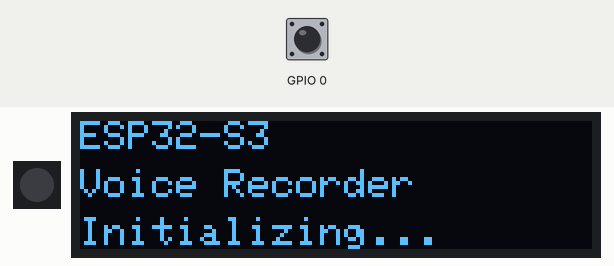
Simulated run of this sketch. Board: ESP32-S3. On the bench: 1 RGB LEDs in strip order, left to right, 128×32 one-colour display. The inputs (shaded band) are chosen by the test bench; at power-on: GPIO 0 HIGH. Dim RGB values are drawn brighter than linear; I2S audio is not simulated (input reads silence); what the sketch prints to the serial monitor is not drawn.

Above: at 1.1 s.
At 4.1 s:
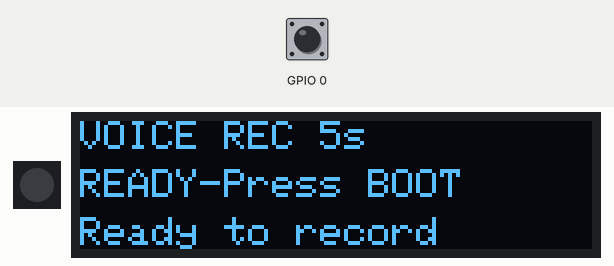
4.2 s: GPIO 0 pulled LOW for 0.15 s
At 6.2 s:
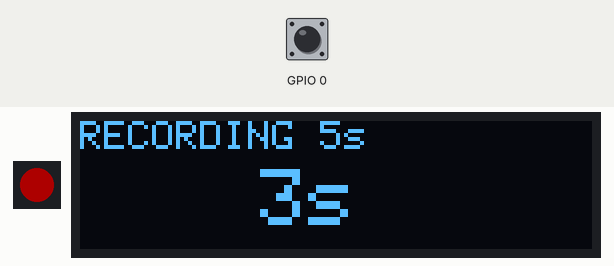
At 15.7 s:
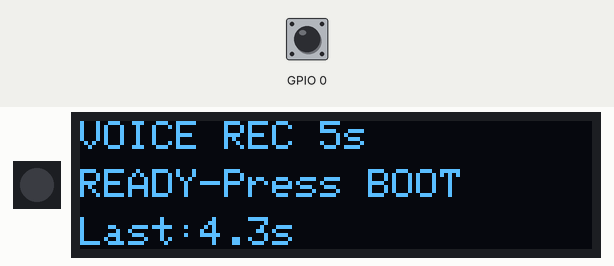
Timing chart, 0 to 17.2 s (numbered marks = the images above; inputs shaded):
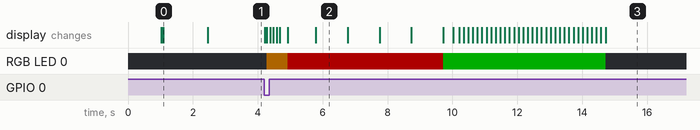

The sketch:

06-ESP32-S3-VoiceMonitoring-display0.91.ino
```cpp
/*
 * ESP32-S3 Voice Recorder - 5 Second Record & Play
 * WITH WS2812B LED INDICATOR
 * Modified for OLED I2C 0.91" 128x32
 *
 * FEATURES:
 * - 500ms delay setelah button press (skip button click sound)
 * - Display no flicker (selective update)
 * - 5 second recording time
 * - WS2812B LED: RED (recording), GREEN (playing), OFF (idle)
 *
 * OLED Connection (I2C):
 * - SDA: GPIO 41
 * - SCL: GPIO 42
 * - Address: 0x3C
 */

#include <Arduino.h>
#include <Wire.h>
#include <Adafruit_GFX.h>
#include <Adafruit_SSD1306.h>
#include <Adafruit_NeoPixel.h>
#include <driver/i2s.h>

// ========== OLED SETTINGS ==========
#define SCREEN_WIDTH 128
#define SCREEN_HEIGHT 32
#define OLED_RESET -1
#define OLED_ADDRESS 0x3C
#define OLED_SDA 41
#define OLED_SCL 42

// ========== AUDIO PINS ==========
#define SPEAKER_DOUT  7
#define SPEAKER_BCLK  15
#define SPEAKER_LRC   16

#define MIC_WS        4
#define MIC_SCK       5
#define MIC_SD        6

// ========== WS2812B LED ==========
#define LED_PIN       48
#define LED_COUNT     1

// ========== AUDIO SETTINGS ==========
#define SAMPLE_RATE   16000
#define RECORD_TIME   5         // 5 seconds
#define BUFFER_SIZE   512
#define BUTTON_DELAY  500       // 500ms delay to skip button click sound

// Calculate total samples for 5 seconds
#define TOTAL_SAMPLES (SAMPLE_RATE * RECORD_TIME)

// ========== I2S PORTS ==========
#define I2S_SPEAKER   I2S_NUM_0
#define I2S_MIC       I2S_NUM_1

// ========== OBJECTS ==========
TwoWire myWire = TwoWire(0);
Adafruit_SSD1306 display(SCREEN_WIDTH, SCREEN_HEIGHT, &myWire, OLED_RESET);
Adafruit_NeoPixel strip(LED_COUNT, LED_PIN, NEO_GRB + NEO_KHZ800);

// ========== BUFFERS ==========
int32_t mic_buffer[BUFFER_SIZE];
int16_t speaker_buffer[BUFFER_SIZE * 2]; // stereo

// Recording buffer - 5 seconds at 16kHz = 80000 samples
int16_t* recording_buffer = NULL;
int recorded_samples = 0;

// ========== STATE ==========
enum State {
  IDLE,
  WAITING,    // NEW: Wait 500ms after button press
  RECORDING,
  PLAYING
};

State current_state = IDLE;
State last_state = IDLE;
bool boot_pressed = false;
uint32_t state_start_time = 0;
int playback_position = 0;

// Display update tracking
float last_countdown = -1;
int last_progress = -1;

// ========== LED FUNCTIONS ==========
void setLED(uint8_t r, uint8_t g, uint8_t b) {
  strip.setPixelColor(0, strip.Color(r, g, b));
  strip.show();
}

void ledOff() {
  setLED(0, 0, 0);
}

void ledRed() {
  setLED(255, 0, 0);
}

void ledGreen() {
  setLED(0, 255, 0);
}

void ledYellow() {
  setLED(255, 150, 0);
}

// ========== OLED FUNCTIONS ==========
void initOLED() {
  // Inisialisasi I2C dengan pin khusus
  myWire.begin(OLED_SDA, OLED_SCL);

  if(!display.begin(SSD1306_SWITCHCAPVCC, OLED_ADDRESS)) {
    Serial.println(F("SSD1306 allocation failed"));
    for(;;); // Don't proceed, loop forever
  }

  display.clearDisplay();
  display.setTextColor(SSD1306_WHITE);
  display.setTextWrap(false);
  display.display();
}

void drawIdleScreen() {
  // Only draw once when entering IDLE state
  display.clearDisplay();

  display.setTextSize(1);
  display.setCursor(0, 0);
  display.print("VOICE REC 5s");

  display.setCursor(0, 12);
  display.print("READY-Press BOOT");

  if (recorded_samples > 0) {
    display.setCursor(0, 24);
    display.print("Last:");
    display.print(recorded_samples / (float)SAMPLE_RATE, 1);
    display.print("s");
  } else {
    display.setCursor(0, 24);
    display.print("Ready to record");
  }

  display.display();
}

void drawWaitingScreen() {
  display.clearDisplay();

  display.setTextSize(2);
  display.setCursor(10, 8);
  display.print("READY..");

  display.display();
}

void updateWaitingCountdown() {
  uint32_t elapsed = millis() - state_start_time;
  float remaining = (BUTTON_DELAY - elapsed) / 1000.0;

  if (remaining < 0) remaining = 0;

  // Only update if changed
  if (abs(remaining - last_countdown) > 0.05) {
    display.clearDisplay();

    display.setTextSize(1);
    display.setCursor(0, 0);
    display.print("GET READY...");

    display.setTextSize(2);
    display.setCursor(50, 12);
    display.print(remaining, 1);

    display.display();
    last_countdown = remaining;
  }
}

void drawRecordingScreen() {
  display.clearDisplay();

  display.setTextSize(1);
  display.setCursor(0, 0);
  display.print("RECORDING 5s");

  display.display();

  last_countdown = -1;  // Reset for fresh update
  last_progress = -1;
}

void updateRecordingProgress() {
  uint32_t elapsed = millis() - state_start_time;
  float remaining = RECORD_TIME - (elapsed / 1000.0);
  if (remaining < 0) remaining = 0;

  // Update countdown only if changed
  if (abs(remaining - last_countdown) > 0.1) {
    display.clearDisplay();

    display.setTextSize(1);
    display.setCursor(0, 0);
    display.print("RECORDING 5s");

    display.setTextSize(2);
    display.setCursor(45, 12);
    display.print((int)remaining);
    display.print("s");

    display.display();
    last_countdown = remaining;
  }
}

void drawPlayingScreen() {
  display.clearDisplay();

  display.setTextSize(1);
  display.setCursor(0, 0);
  display.print("PLAYING ");
  display.print(recorded_samples / (float)SAMPLE_RATE, 1);
  display.print("s");

  display.display();

  last_progress = -1;  // Reset
}

void updatePlayingProgress() {
  float progress_pct = (playback_position * 100.0) / recorded_samples;

  static int last_pct = -1;
  if (abs(progress_pct - last_pct) > 2) {
    display.clearDisplay();

    // Title
    display.setTextSize(1);
    display.setCursor(0, 0);
    display.print("PLAYING ");
    display.print(recorded_samples / (float)SAMPLE_RATE, 1);
    display.print("s");

    // Progress percentage
    display.setTextSize(2);
    display.setCursor(35, 10);
    display.print((int)progress_pct);
    display.print("%");

    // Progress bar
    int barWidth = (int)(progress_pct * 1.28); // 128 pixels max
    display.fillRect(0, 28, barWidth, 4, SSD1306_WHITE);
    display.drawRect(0, 28, 128, 4, SSD1306_WHITE);

    display.display();
    last_pct = progress_pct;
  }
}

// ========== AUDIO FUNCTIONS ==========
void initSpeaker() {
  i2s_config_t speaker_config = {
    .mode = (i2s_mode_t)(I2S_MODE_MASTER | I2S_MODE_TX),
    .sample_rate = SAMPLE_RATE,
    .bits_per_sample = I2S_BITS_PER_SAMPLE_16BIT,
    .channel_format = I2S_CHANNEL_FMT_RIGHT_LEFT,
    .communication_format = I2S_COMM_FORMAT_STAND_I2S,
    .intr_alloc_flags = ESP_INTR_FLAG_LEVEL1,
    .dma_buf_count = 8,
    .dma_buf_len = 512,
    .use_apll = false,
    .tx_desc_auto_clear = true,
    .fixed_mclk = 0
  };

  i2s_pin_config_t speaker_pins = {
    .bck_io_num = SPEAKER_BCLK,
    .ws_io_num = SPEAKER_LRC,
    .data_out_num = SPEAKER_DOUT,
    .data_in_num = I2S_PIN_NO_CHANGE
  };

  i2s_driver_install(I2S_SPEAKER, &speaker_config, 0, NULL);
  i2s_set_pin(I2S_SPEAKER, &speaker_pins);
}

void initMicrophone() {
  i2s_config_t mic_config = {
    .mode = (i2s_mode_t)(I2S_MODE_MASTER | I2S_MODE_RX),
    .sample_rate = SAMPLE_RATE,
    .bits_per_sample = I2S_BITS_PER_SAMPLE_32BIT,
    .channel_format = I2S_CHANNEL_FMT_ONLY_LEFT,
    .communication_format = I2S_COMM_FORMAT_STAND_I2S,
    .intr_alloc_flags = ESP_INTR_FLAG_LEVEL1,
    .dma_buf_count = 8,
    .dma_buf_len = 512,
    .use_apll = false,
    .tx_desc_auto_clear = false,
    .fixed_mclk = 0
  };

  i2s_pin_config_t mic_pins = {
    .bck_io_num = MIC_SCK,
    .ws_io_num = MIC_WS,
    .data_out_num = I2S_PIN_NO_CHANGE,
    .data_in_num = MIC_SD
  };

  i2s_driver_install(I2S_MIC, &mic_config, 0, NULL);
  i2s_set_pin(I2S_MIC, &mic_pins);
  i2s_zero_dma_buffer(I2S_MIC);

  // Flush garbage
  for (int i = 0; i < 10; i++) {
    size_t bytes_read;
    i2s_read(I2S_MIC, mic_buffer, sizeof(mic_buffer), &bytes_read, 100);
  }
}

// ========== RECORDING FUNCTIONS ==========
void startWaiting() {
  Serial.println("\n⏳ WAITING (skip button click)...");
  current_state = WAITING;
  state_start_time = millis();
  drawWaitingScreen();
  ledYellow();  // Yellow LED saat waiting
}

void startRecording() {
  Serial.println("\n🔴 RECORDING START");

  current_state = RECORDING;
  recorded_samples = 0;
  state_start_time = millis();

  // Allocate buffer if not already allocated
  if (recording_buffer == NULL) {
    recording_buffer = (int16_t*)malloc(TOTAL_SAMPLES * sizeof(int16_t));
    if (recording_buffer == NULL) {
      Serial.println("❌ Failed to allocate recording buffer!");
      current_state = IDLE;
      drawIdleScreen();
      ledOff();
      return;
    }
  }

  // Clear buffer
  memset(recording_buffer, 0, TOTAL_SAMPLES * sizeof(int16_t));

  // Flush mic buffer to remove any residual button click
  for (int i = 0; i < 5; i++) {
    size_t bytes_read;
    i2s_read(I2S_MIC, mic_buffer, sizeof(mic_buffer), &bytes_read, 100);
  }

  Serial.printf("Recording %d samples (5 seconds)...\n", TOTAL_SAMPLES);
  drawRecordingScreen();
  ledRed();  // RED LED saat recording
}

void recordAudio() {
  size_t bytes_read;
  i2s_read(I2S_MIC, mic_buffer, sizeof(mic_buffer), &bytes_read, portMAX_DELAY);

  if (bytes_read == 0) return;

  int samples = bytes_read / sizeof(int32_t);

  for (int i = 0; i < samples && recorded_samples < TOTAL_SAMPLES; i++) {
    // Convert 32-bit to 16-bit
    int16_t sample = (int16_t)(mic_buffer[i] >> 14);

    // Apply gain (2x amplification)
    sample = sample * 2;

    // Limiter
    if (sample > 16000) sample = 16000;
    if (sample < -16000) sample = -16000;

    recording_buffer[recorded_samples++] = sample;
  }

  // Check if recording complete
  if (recorded_samples >= TOTAL_SAMPLES || (millis() - state_start_time) >= (RECORD_TIME * 1000)) {
    Serial.printf("✅ Recording complete! Captured %d samples\n", recorded_samples);
    current_state = PLAYING;
    playback_position = 0;
    drawPlayingScreen();
    ledGreen();  // GREEN LED saat playing
    delay(300); // Short pause before playback
  }
}

void playbackAudio() {
  if (playback_position >= recorded_samples) {
    // Playback complete
    Serial.println("✅ Playback complete!\n");
    current_state = IDLE;
    playback_position = 0;
    drawIdleScreen();
    ledOff();  // LED OFF saat idle
    return;
  }

  // Prepare buffer for playback
  int samples_to_play = min(BUFFER_SIZE, recorded_samples - playback_position);

  for (int i = 0; i < samples_to_play; i++) {
    int16_t sample = recording_buffer[playback_position + i];
    speaker_buffer[i * 2] = sample;      // Left
    speaker_buffer[i * 2 + 1] = sample;  // Right
  }

  size_t bytes_written;
  i2s_write(I2S_SPEAKER, speaker_buffer, samples_to_play * 4, &bytes_written, portMAX_DELAY);

  playback_position += samples_to_play;
}

// ========== SETUP ==========
void setup() {
  Serial.begin(115200);
  delay(1000);

  Serial.println("\n╔═══════════════════════════════════════════╗");
  Serial.println("║   ESP32-S3 Voice Recorder (5 seconds)     ║");
  Serial.println("║   OLED I2C 0.91\" 128x32 Version          ║");
  Serial.println("╚═══════════════════════════════════════════╝\n");

  // Initialize WS2812B LED
  Serial.print("Initializing WS2812B LED... ");
  strip.begin();
  strip.setBrightness(50);  // Set brightness (0-255)
  ledOff();
  Serial.println("OK!");

  // Initialize OLED
  Serial.print("Initializing OLED I2C... ");
  initOLED();
  Serial.println("OK!");

  // Show initialization screen
  display.clearDisplay();
  display.setTextSize(1);
  display.setCursor(0, 0);
  display.print("ESP32-S3");
  display.setCursor(0, 12);
  display.print("Voice Recorder");
  display.setCursor(0, 24);
  display.print("Initializing...");
  display.display();
  delay(1000);

  // Initialize audio
  Serial.print("Initializing Speaker... ");
  initSpeaker();
  Serial.println("OK!");

  Serial.print("Initializing Microphone... ");
  initMicrophone();
  Serial.println("OK!");

  // Setup BOOT button
  pinMode(0, INPUT_PULLUP);

  Serial.println("\n╔═══════════════════════════════════════════╗");
  Serial.println("║  READY!                                   ║");
  Serial.println("║  Press BOOT button to record 5 seconds    ║");
  Serial.println("║  LED: RED=Recording, GREEN=Playing        ║");
  Serial.println("╚═══════════════════════════════════════════╝\n");

  drawIdleScreen();
  ledOff();  // Start with LED OFF
  delay(500);
}

// ========== LOOP ==========
void loop() {
  static uint32_t last_display_update = 0;

  // Check BOOT button (only when idle)
  if (current_state == IDLE) {
    if (digitalRead(0) == LOW && !boot_pressed) {
      boot_pressed = true;
      startWaiting();
    } else if (digitalRead(0) == HIGH) {
      boot_pressed = false;
    }
  }

  // State machine
  switch(current_state) {
    case IDLE:
      // Do nothing, wait for button press
      break;

    case WAITING:
      // Wait for button delay to expire
      if (millis() - state_start_time >= BUTTON_DELAY) {
        startRecording();
      } else {
        updateWaitingCountdown();
      }
      break;

    case RECORDING:
      recordAudio();
      updateRecordingProgress();
      break;

    case PLAYING:
      playbackAudio();
      if (millis() - last_display_update > 100) {
        updatePlayingProgress();
        last_display_update = millis();
      }
      break;
  }

  // Track state changes
  last_state = current_state;
}
```

Measured:
- after the input at 4.2 s, RGB LED 0: off → RGB(50, 29, 0) after 0.08 s, → RGB(50, 0, 0) 0.64 s later, → RGB(0, 50, 0) 4.8 s later, → off 5.0 s later; the display: first changes at once (image 2 shows a later state)
- what the display in image 0 shows lasts 1.4 s, from 1.1 s to 2.5 s
- what the display in image 2 shows lasts 1.0 s, from 5.8 s to 6.8 s
